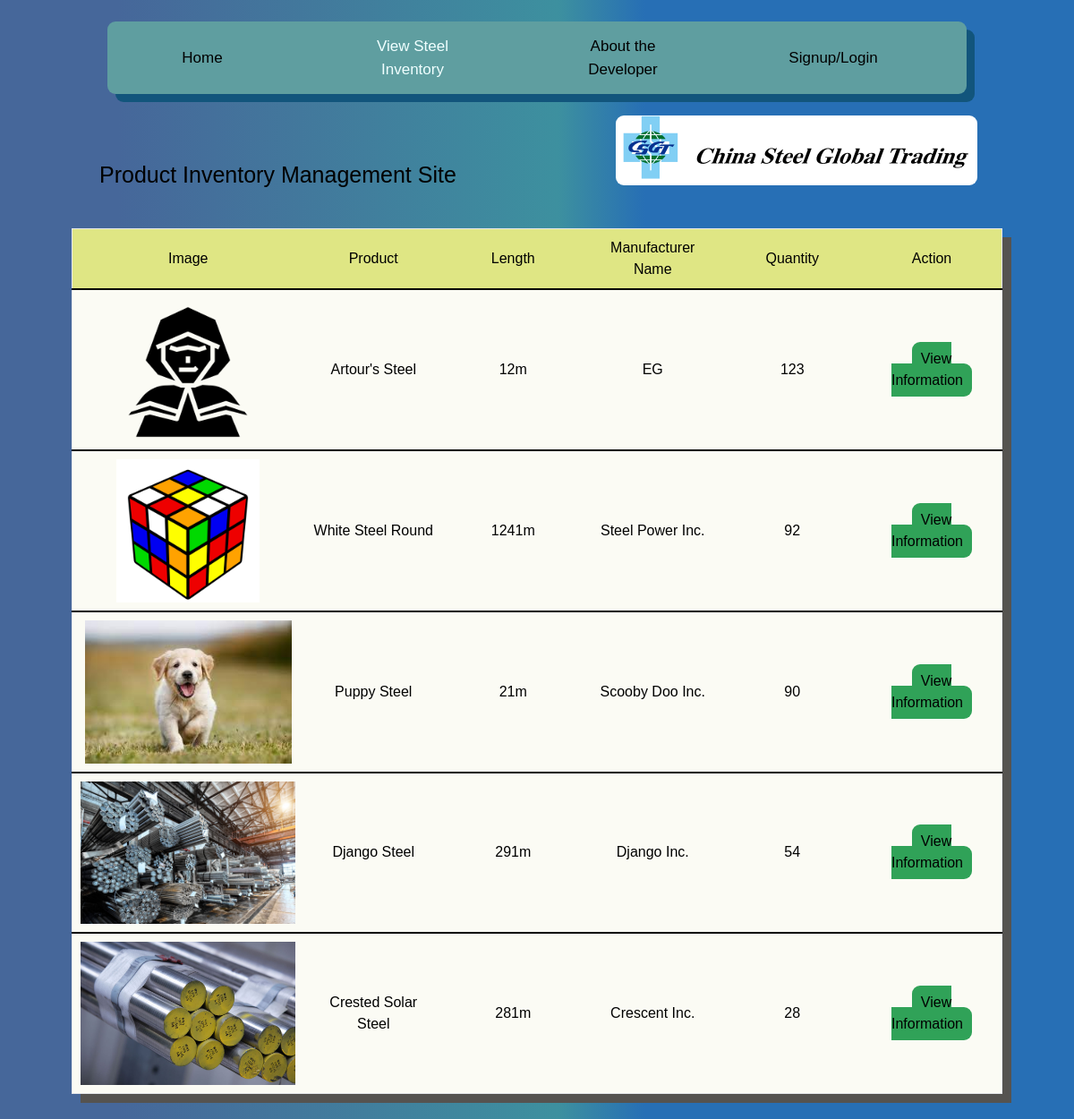
The page /Products on the database as committed earlier.
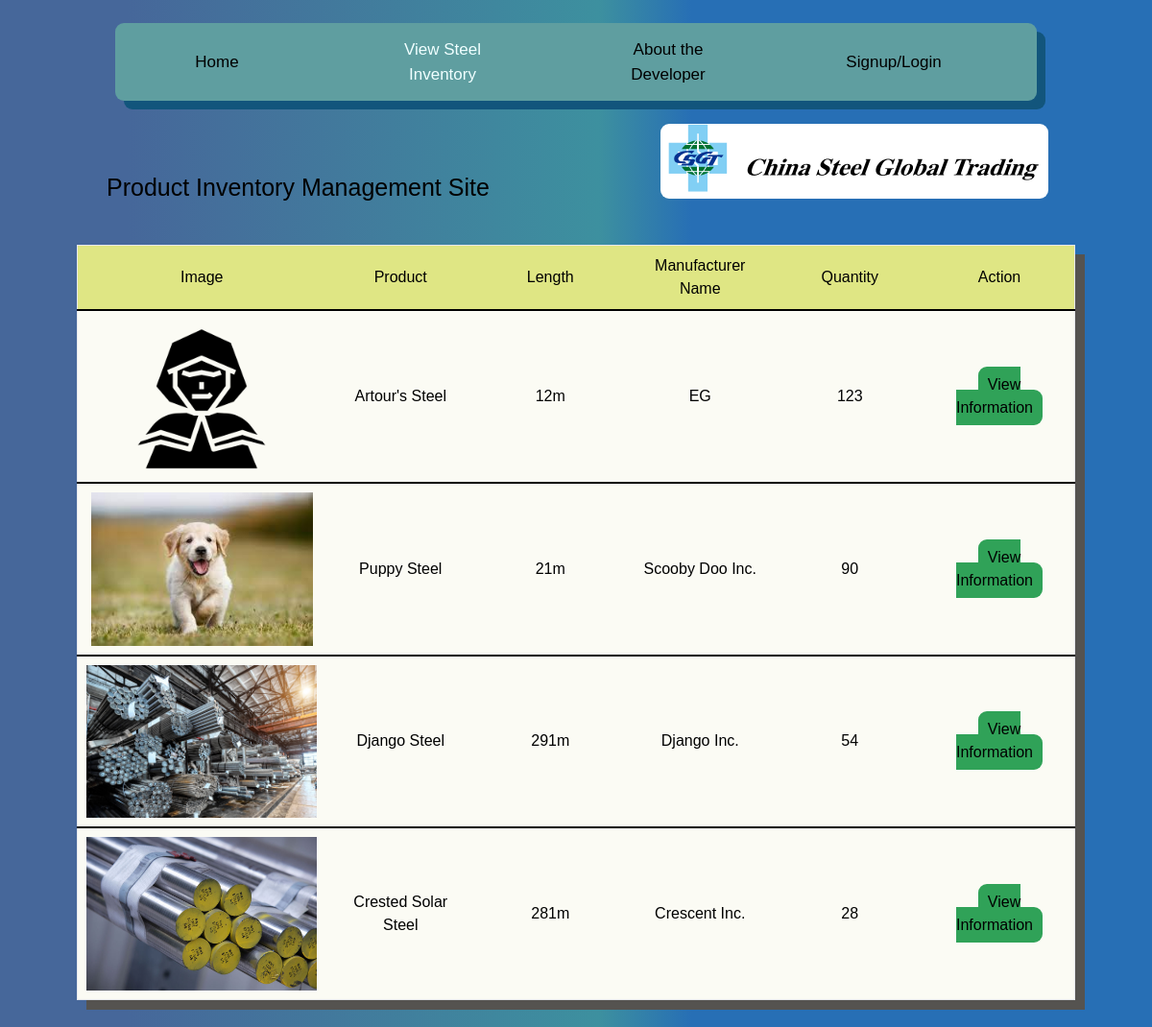
The same page on the database as committed later.
### Inventory/models.py (models this page shows, shortened)
class Product(models.Model): #Steels, not food
    objects = models.Manager()
    Name = models.CharField(max_length=200, unique=True)
    Image = models.ImageField(default=None, null= True, blank=True, upload_to="images/") #not have image if we dont have one, uploaded to images folder automatically
    Manufacturer = models.CharField(default=None, max_length=100)
    ManuLoc = models.CharField(default=None,max_length=255)
    Color = models.CharField(default=None, max_length=20)
    Status = models.BooleanField(default=True) #Records incase of removed
    Measurement = models.CharField(default=None, max_length=30)
    Description = models.CharField(default=None, max_length=500)
    GrossWeight = models.CharField(default=None, max_length=40)
    Marks = models.CharField(default=None, null=True, max_length=300)
    Length = models.CharField(max_length=20)
    Cost = models.CharField(max_length=10) #declared value USD
    Stock = models.BigIntegerField(default=0)
    Contact = models.CharField(max_length=500)

### Inventory/views.py (the view)
# urls.py: path('Products',views.Products, name='Products'),
def Products(request):
    condition = ""
    print(request.path)
    User = Userperson.objects.all()
    P = Product.objects.filter(Stock__gte = 1).filter(Status = True).order_by('-Stock')
    if request.user.is_authenticated:
        condition = True
        if request.session.get('NAVIGATE') == "confirmorder" or request.session.get('NAVIGATE') == "confirmtrans":
            print('DELETED CACHE')
            request.session['Remarks'] = None
            request.session['productname'] = None
            request.session['OrderedPRem'] = None
            request.session['OrderPname'] = None
            request.session['manufacturer'] = None
            request.session['Order'] = None
        request.session['NAVIGATE'] = "products"
        return render(request, 'Inventory/products.html',{
            'C' : condition,
            'P':P,
            'User':User,
            'username' : request.session['user']
            })
    else:
        condition = False
        return render(request, 'Inventory/products.html',{
            'C' : condition,
            'P':P,
            'User':User,
            'url':settings.MEDIA_URL
            })

### Inventory/templates/Inventory/products.html (shortened to what this page needs)
{% extends 'Inventory/base.html' %}
{% load static %}
    {% block content %}
    <span class="Largetext" style="margin-left:8vw; font-family: Helvetica;"> Product Inventory Management Site </span> <br>
    <table style="font-style: normal; font-weight: normal;" class="Frame">
        <tr class="identify">
            <th> Image </th>
            <th> Product </th>
            <th> Length </th>
            <th> Manufacturer Name </th>
            <th> Quantity </th>
            <th> Action </th>
        </tr>
    {% if C == True %}
        {% for p in P %}
        <tr class="Header">
            <th> <img class="image" src="{{ p.Image.url }}"> </th>
            <th> {{ p.Name }} </th>
            <th> {{ p.Length }} </th>
            <th> {{ p.Manufacturer }} </th>
            <th> {{ p.Stock }} </th>
            <th>
                <div class="actions">
                  <a class="Button w-auto" href="{% url 'view' pk=p.pk %}"> View </a>
                  <a class="Button w-auto" href="{% url 'edit' pk=p.pk %}"> Edit Info </a>
                </div>
            </th>
        </tr>
        {% endfor %}
    {% elif C == False %}
        {% for p in P %}
        <tr class="Header" id="Listed">
            <th> <img src="{{ p.Image.url }}" class="image"> </th>
            <th> {{ p.Name }} </th>
            <th> {{ p.Length }} </th>
            <th> {{ p.Manufacturer }} </th>
            <th> {{ p.Stock }} </th>
            <th> <a class="Button" href="{% url 'view' pk=p.pk %}" id="view"> View Information </a> </th>
        </tr>
        {% endfor %}
    {% endif %}
    </table>
    <br><br>
    {% endblock %}

Rows that differ between the two databases and show on the page:
no longer on this page (row edited): Product: Image (picture), Name "White Steel Round", Length "1241m", Manufacturer "Steel Power Inc.", Stock "92"
